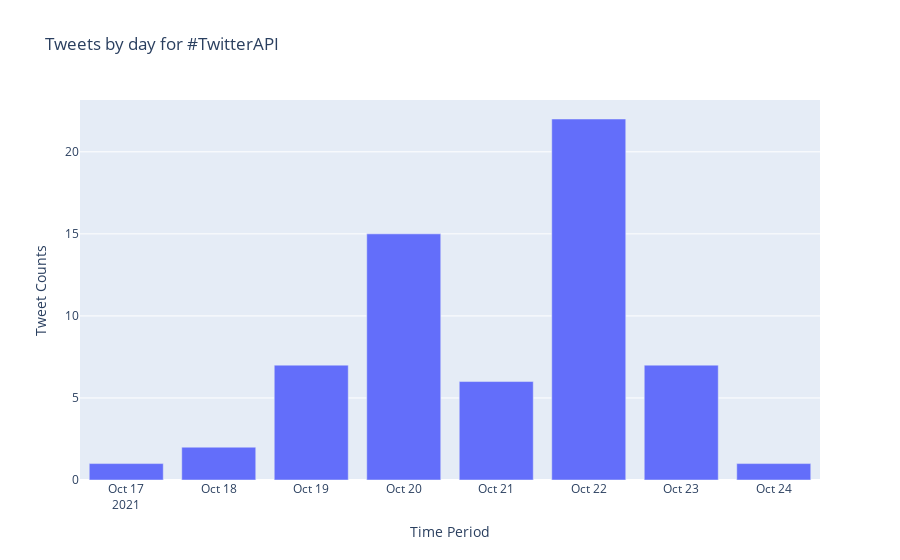

Notebook code for this chart:
### Code cell
day = []
tweet_counts = []

for d in data:
    # Add the start date to display on x-axis
    day.append(d['start'][:10])
    # Add the daily Tweet counts to display on the y-axis
    tweet_counts.append(d['tweet_count'])

# Build a bar chart
fig = go.Figure(data=[go.Bar(x=day, y=tweet_counts)])

# Add the titles
fig.update_layout(xaxis_title="Time Period", yaxis_title="Tweet Counts",
                  title_text='Tweets by day for {}'.format(query))

fig.show()

### Figure 1 — Plotly figure (JSON) as saved in the notebook; plotly's stock layout.template omitted (floating-point values rounded to 4 significant figures)
{"data": [{"type": "bar", "x": ["2021-10-17", "2021-10-18", "2021-10-19", "2021-10-20", "2021-10-21", "2021-10-22", "2021-10-23", "2021-10-24"], "y": [1, 2, 7, 15, 6, 22, 7, 1]}], "layout": {"title": {"text": "Tweets by day for #TwitterAPI"}, "xaxis": {"title": {"text": "Time Period"}}, "yaxis": {"title": {"text": "Tweet Counts"}}}}
